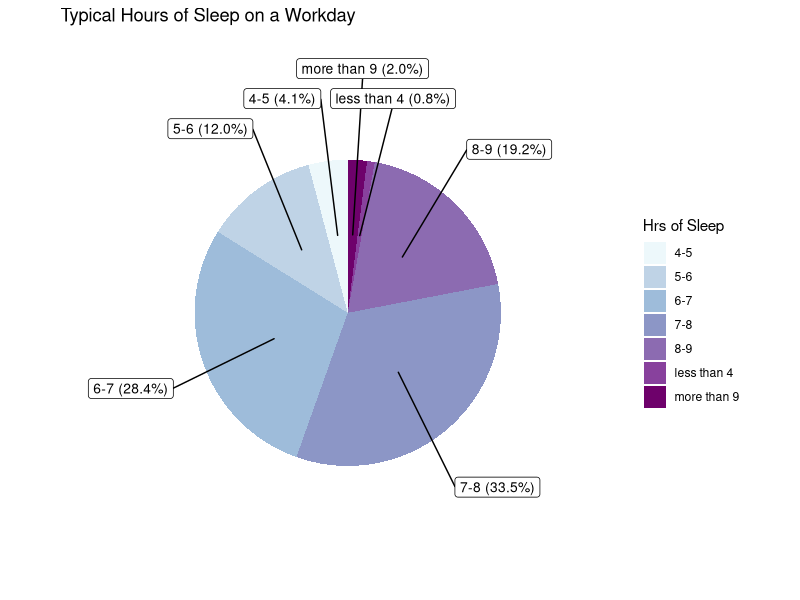

Write R code to recreate this figure.
performance <- read.csv("data/workplace_sleep.csv",
  header = TRUE,
  stringsAsFactors = FALSE
)
pain <- read.csv("data/sleep_and_pain.csv",
  header = TRUE,
  stringsAsFactors = FALSE
)
library("dplyr")
library("ggplot2")
library(scales)
library(ggrepel)

get_graph <- function(input) {
  
  options <- c("income", "caffine", "employment",
               "driving",
               "education", "stress")#########
  
  index <- match(input, options)
  graphs <- c(graph_income, graph_caffine, graph_employment,
              graph_driving, graph_education,
              graph_stress)#########

  graphs[[index]]()
}

# Translates columns of #s into corresponding answer strings.
# Makes the asix descriptive
translate <- function(col, level_col) {
  for (i in seq(1, length(col))) {
    col[i] <- level_col[as.numeric(col[i])]
  }
  return(col)
}

#function that filters the data for performance graphs
filter_data1 <- function(col, value) {
  df <- performance %>% 
    filter(q7h <= 9, q7h >= 4, performance[,col] <= value) %>%
    select(q7h, col)
  
  df$hrs <- sapply(df$q7h, toString)
  df$fill <- sapply(df[,col], toString)
  
  return(df)
}

# Function that graphs two categorical variables based on given
# information
graph_two_categoricals <- function(x, fill, fill_level,
                                   title, fill_label, color, order) {
  fill <- translate(fill, fill_level)
  x_level <- c(
    "1", "2", "3", "4", "5", "6", "7",
    "8", "9", "10", "11"
  )

  df <- data.frame(x, fill)

  ggplot(df, aes(
    factor(x, level = x_level),
    ..count..
  )) +
    geom_bar(aes(
      fill = factor(fill,
        level = order
      )
    ), position = "fill") +
    labs(
      title = title,
      x = "Hours of Sleep",
      y = "Percent of People"
    ) +
    guides(fill = guide_legend(title = fill_label)) +
    scale_fill_brewer(palette = color, direction = -1)
}

# graph_marital <- function() {
#   marital <- filter_data1("d5", 5)
# 
#   marital <- marital %>%
#     group_by(d5) %>%
#     summarize(
#       average = sum(q7h) / length(q7h)
#     )
#   
#   level <- c("Poor", "Fair",
#              "Good", "Very good",
#              "Excellent")
#   
#   marital$d5 <- translate(marital$d5, level)
#   
# ggplot(marital) + geom_col(aes(x = d5, y = average, fill = d5)) +
#   labs(title = "Typical Sleep on Workdays vs Marital Status",
#        x = "Marital Status", y = "Average Hours of Sleep") +
#   scale_fill_brewer(palette = "BrBG") +
#   guides(fill = guide_legend(title = "Marital Status" ))
# }

#graph of education levels vs hours of sleep 
graph_education <- function() {
  education <- filter_data1("d6", 7)
  
  level <- c(
    "8th grade or less", "Some high school",
    "Graduated high school", "Vocational/Tech school",
    "Some college", "Graduated college", "Advanced degree"
  )
  
  order <- c(
    "Advanced degree", "Graduated college",
    "Some college", "Vocational/Tech school",
    "Graduated high school", "Some high school", "8th grade or less"
  )
  
  graph_two_categoricals(
    education$hrs,
    education$fill,
    level,
    "Typical Workday Hours of Sleep
vs Caffinated Beverages",
    "Typical Caffinated Beverages
Consumed Daily",
    "GnBu",
    order
  )
  
  
}

# graph of caffine intake vs hours of sleep 
graph_caffine <- function() {
  caffine <- filter_data1("q29", 5)

  caffine$fill <- sapply(as.numeric(caffine$q29) + 1, toString)

  level <- c(
    "0", "1", "2", "3", "4", "5"
  )

  translate(caffine$fill, level)

  order <- c("5", "4", "3", "2", "1", "0")

  graph_two_categoricals(
    caffine$hrs,
    caffine$fill,
    level,
    "Typical Workday Hours of Sleep
vs Caffinated Beverages",
    "Typical Caffinated Beverages
Consumed Daily",
    "YlOrBr",
    order
  )
}

# Hours of sleep vs income (performance data)___________

# filter data
graph_income <- function() {
  income <- filter_data1("d8", 7)
  
  level <- c(
    "Under $15,000", "$15,000 - $25,000",
    "$25,001 - $35,000", "$35,001 - $50,000",
    "$50,001 - $75,000", "$75,001 - $100,000",
    "More than $100,000"
  )
  order <- c(
    "More than $100,000", "$75,001 - $100,000",
    "$50,001 - $75,000", "$35,001 - $50,000",
    "$25,001 - $35,000", "$15,000 - $25,000",
    "Under $15,000"
  )
  
  # create a stacked bar chart
  graph_two_categoricals(
    income$hrs,
    income$fill,
    level,
    "Typical Workday Hours of Sleep
                       vs Income",
    "Income Range",
    "YlGn",
    order
  )
}

# graph of employment status vs average hrs of sleep 
graph_employment <- function() {
  employment <- filter_data1("qs2", 3)

  employment <- employment %>%
      group_by(qs2) %>%
      summarize(
        average = sum(q7h) / length(q7h)
      )

  level <- c("Working more than one job", "Working full-time", "Working part-time")
  
  employment$qs2 <- translate(employment$qs2, level)

  ggplot(employment) + geom_col(aes(x = qs2, y = average, fill = qs2)) +
      labs(title = "Average Sleep on Workdays vs Employment Status",
           x = "Employment Status", y = "Average Hours of Sleep") +
      guides(fill = guide_legend(title = "Employment Status" ))
}

# Graph of falling asleep while driving_________________________________
graph_driving <- function() {
  driving <- performance %>%
    select(q35) %>%
    filter(q35 <= 2)
  
  level <- c("Yes", "No")
  driving$q35 <- translate(driving$q35, level)
  
  driving <- driving %>%
    group_by(q35) %>%
    count() %>%
    ungroup() %>%
    mutate(per = `n` / sum(`n`)) %>%
    mutate(
      label = paste0(
        q35, " (",
        scales::percent(per), ")"
      )
    )

  ggplot(driving, aes(x = "", y = per , fill = q35), position = "fill") +
    geom_col() +
    labs(title = "Proportion of People Dozing off while driving
even for a brief moment",
    x =  "", y = "Percent of People") +
    guides(fill = guide_legend(title = "Have You Dozed off Driving?
Even for a Brief Moment?")) +
    geom_text(aes(label = label), vjust = 6)
}


# Hours of sleep frequency Pie chart (performance)____________________

# function that sums specified columns
take_sum <- function(col) {
  sum(hours_of_sleep_freq[col, "freq"])
}

# # filter the data
hours_of_sleep_freq <- performance %>%
  select(q7h) %>%
  filter(q7h <= 11) %>%
  group_by(q7h) %>%
  summarize(
    freq = length(q7h)
  )

# put it into intervals
intervaled_freq <- c(
  take_sum(c(9, 10, 11)), take_sum(c(1, 2, 3)), take_sum(8),
  take_sum(7), take_sum(6), take_sum(5), take_sum(4)
)

# levels (text answers)
ranges <- c(
  "more than 9", "less than 4", "8-9", "7-8", "6-7",
  "5-6", "4-5"
)

# array for specifying what index to start on in
# for loop
counts <- c(
  0, intervaled_freq[1], sum(intervaled_freq[1:2]),
  sum(intervaled_freq[1:3]), sum(intervaled_freq[1:4]),
  sum(intervaled_freq[1:5]), sum(intervaled_freq[1:6])
)

# array to fill
sleep_ranges_initial <- c(1:sum(intervaled_freq))

# translates the numbers that represent the multiple
# choice answer into the text answer
for (i in seq(1, length(intervaled_freq))) {
  for (j in seq(1, intervaled_freq[i])) {
    sleep_ranges_initial[j + counts[i]] <- ranges[i]
  }
}

sleep_ranges <- data.frame(ranges = sleep_ranges_initial)

# add label and freq columns
sleep_ranges <- sleep_ranges %>%
  group_by(ranges) %>%
  count() %>%
  ungroup() %>%
  mutate(per = `n` / sum(`n`)) %>%
  arrange(desc(ranges)) %>%
  mutate(
    label = paste0(
      ranges, " (",
      scales::percent(per), ")"
    )
  )

# create a pie chart
sleep_freq_pie <- ggplot(data = sleep_ranges) +
  geom_bar(aes(x = "", y = per, fill = ranges),
    stat = "identity", width = 1
  ) +
  coord_polar("y", start = 0) +
  theme_void() +
  geom_label_repel(aes(
    x = 1,
    y = cumsum(per) - per / 2,
    label = label
  ),
  size = 3.5,
  show.legend = F,
  nudge_x = 1
  ) +
  guides(fill = guide_legend(title = "Hrs of Sleep")) +
  labs(title = "Typical Hours of Sleep on a Workday") +
  scale_fill_brewer(palette = "BuPu")

# hours of sleep vs stress levels (pain data) ________________

# filter data
graph_stress <- function() {
  hrs_stress <- pain %>%
    filter(Q6_HoursB <= 11, Q6_HoursB >= 3, Q13_b <= 5, Q13_b >= 1)

  hrs <- sapply(hrs_stress$Q6_HoursB, toString)

  stress <- sapply(hrs_stress$Q13_b, toString)

  level <- c("None", "Mild", "Moderate", "Severe", "Very Severe")
  order <- c("Very Severe", "Severe", "Moderate", "Mild", "None")

  df <- data.frame(hrs, stress)

  # create a stacked bar chart
  graph_two_categoricals(
    hrs, stress, level,
    "Typical Workday Hours of Sleep
                      vs Stress",
    "Typical Stress Level",
    "OrRd",
    order
  )
}
#
# # Interesting stats_______________________________________________________
#
# # chance of making more than 75,000 on 5 and 8
# # hours of sleep on workdays
#
# high_money_count <- hrs_income %>%
#   filter(d8 >= 6) %>%
#   summarize(
#     total = length(d8)
#   ) %>%
#   pull(total)
#
# chance_7 <- hrs_income %>%
#   filter(d8 >= 6, q7h == 7) %>%
#   summarize(
#     chance = length(d8) / high_money_count
#   )
#
# chance_5 <- hrs_income %>%
#   filter(d8 >= 6, q7h == 5) %>%
#   summarize(
#     chance = length(d8) / high_money_count
#   )
#
# diff_5_to_7 <- chance_7 - chance_5
#
# # Percent of people that get less than 8 hrs of sleep (79%)
#
# percent_less_than_8 <- sum(
#   intervaled_freq[4:7],
#   intervaled_freq[2]
# ) / sum(intervaled_freq)